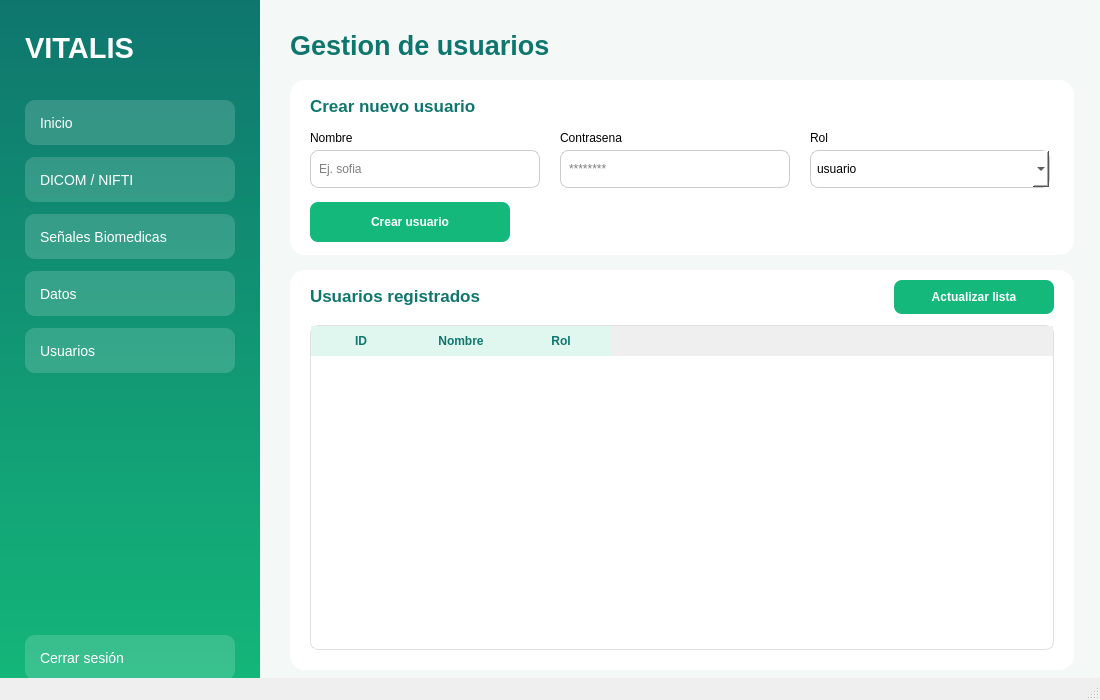
<?xml version="1.0" encoding="UTF-8"?>
<ui version="4.0">
 <class>DashboardWindow</class>
 <widget class="QMainWindow" name="DashboardWindow">
  <property name="geometry">
   <rect>
    <x>0</x>
    <y>0</y>
    <width>1100</width>
    <height>700</height>
   </rect>
  </property>
  <property name="windowTitle">
   <string>Vitalis - Panel principal</string>
  </property>
  <property name="styleSheet">
   <string notr="true">#centralwidget { background-color: #F4F8F6; }
#sidebar { background-color: qlineargradient(x1:0, y1:0, x2:0, y2:1, stop:0 #0F766E, stop:1 #14B87A); }
#labelLogoSidebar { color: #FFFFFF; }
#sidebar QPushButton { background-color: rgba(255, 255, 255, 40); color: #FFFFFF; border: none; border-radius: 10px; text-align: left; padding-left: 15px; font-size: 14px; }
#sidebar QPushButton:hover { background-color: rgba(255, 255, 255, 80); }
#btnCerrarSesion { background-color: rgba(255, 255, 255, 25); }
#btnCerrarSesion:hover { background-color: rgba(220, 80, 80, 160); }
#labelBienvenidaUsuario, #labelTituloUsuarios, #labelDicomInfo, #labelSenalesInfo, #labelDatosInfo { color: #0F766E; }
#cardImagenes, #cardSenales, #cardDatos, #cardPrincipal, #cardForm, #cardTabla { background-color: #FFFFFF; border-radius: 15px; }
#labelCardImg, #labelCardSen, #labelCardDat, #labelAreaTitulo, #labelFormTitulo, #labelTablaTitulo { color: #0F766E; }
#labelAreaGeneral { border: 3px dashed #7DCAA6; border-radius: 12px; background: #F9FFFC; color: #0F766E; }
QLineEdit, QComboBox { border: 1px solid #cccccc; border-radius: 8px; padding: 6px; background: #FFFFFF; }
QLineEdit:focus { border: 1px solid #14B87A; }
#btnCrearUsuario, #btnRefrescarUsuarios { background-color: #14B87A; color: #FFFFFF; border: none; border-radius: 8px; font-weight: bold; }
#btnCrearUsuario:hover, #btnRefrescarUsuarios:hover { background-color: #0F766E; }
QTableWidget { border: 1px solid #E0E0E0; border-radius: 8px; background: #FFFFFF; }
QHeaderView::section { background-color: #DFF7EE; color: #0F766E; padding: 6px; border: none; font-weight: bold; }</string>
  </property>
  <widget class="QWidget" name="centralwidget">
   <widget class="QFrame" name="sidebar">
    <property name="geometry">
     <rect>
      <x>0</x>
      <y>0</y>
      <width>260</width>
      <height>700</height>
     </rect>
    </property>
    <widget class="QLabel" name="labelLogoSidebar">
     <property name="geometry">
      <rect>
       <x>25</x>
       <y>25</y>
       <width>210</width>
       <height>45</height>
      </rect>
     </property>
     <property name="font">
      <font>
       <pointsize>22</pointsize>
       <weight>75</weight>
       <bold>true</bold>
      </font>
     </property>
     <property name="text">
      <string>VITALIS</string>
     </property>
    </widget>
    <widget class="QPushButton" name="btnNavInicio">
     <property name="geometry">
      <rect>
       <x>25</x>
       <y>100</y>
       <width>210</width>
       <height>45</height>
      </rect>
     </property>
     <property name="cursor">
      <cursorShape>PointingHandCursor</cursorShape>
     </property>
     <property name="text">
      <string>Inicio</string>
     </property>
    </widget>
    <widget class="QPushButton" name="btnNavDicom">
     <property name="geometry">
      <rect>
       <x>25</x>
       <y>157</y>
       <width>210</width>
       <height>45</height>
      </rect>
     </property>
     <property name="cursor">
      <cursorShape>PointingHandCursor</cursorShape>
     </property>
     <property name="text">
      <string>DICOM / NIFTI</string>
     </property>
    </widget>
    <widget class="QPushButton" name="btnNavSenales">
     <property name="geometry">
      <rect>
       <x>25</x>
       <y>214</y>
       <width>210</width>
       <height>45</height>
      </rect>
     </property>
     <property name="cursor">
      <cursorShape>PointingHandCursor</cursorShape>
     </property>
     <property name="text">
      <string>Señales Biomedicas</string>
     </property>
    </widget>
    <widget class="QPushButton" name="btnNavDatos">
     <property name="geometry">
      <rect>
       <x>25</x>
       <y>271</y>
       <width>210</width>
       <height>45</height>
      </rect>
     </property>
     <property name="cursor">
      <cursorShape>PointingHandCursor</cursorShape>
     </property>
     <property name="text">
      <string>Datos</string>
     </property>
    </widget>
    <widget class="QPushButton" name="btnNavUsuarios">
     <property name="geometry">
      <rect>
       <x>25</x>
       <y>328</y>
       <width>210</width>
       <height>45</height>
      </rect>
     </property>
     <property name="cursor">
      <cursorShape>PointingHandCursor</cursorShape>
     </property>
     <property name="text">
      <string>Usuarios</string>
     </property>
    </widget>
    <widget class="QPushButton" name="btnCerrarSesion">
     <property name="geometry">
      <rect>
       <x>25</x>
       <y>635</y>
       <width>210</width>
       <height>45</height>
      </rect>
     </property>
     <property name="cursor">
      <cursorShape>PointingHandCursor</cursorShape>
     </property>
     <property name="text">
      <string>Cerrar sesión</string>
     </property>
    </widget>
   </widget>
   <widget class="QStackedWidget" name="stackedContenido">
    <property name="geometry">
     <rect>
      <x>260</x>
      <y>0</y>
      <width>840</width>
      <height>700</height>
     </rect>
    </property>
    <property name="currentIndex">
     <number>1</number>
    </property>
    <widget class="QWidget" name="pageInicio">
     <widget class="QLabel" name="labelBienvenidaUsuario">
      <property name="geometry">
       <rect>
        <x>30</x>
        <y>25</y>
        <width>780</width>
        <height>45</height>
       </rect>
      </property>
      <property name="font">
       <font>
        <pointsize>20</pointsize>
        <weight>75</weight>
        <bold>true</bold>
       </font>
      </property>
      <property name="text">
       <string>Te damos la bienvenida</string>
      </property>
     </widget>
     <widget class="QFrame" name="cardImagenes">
      <property name="geometry">
       <rect>
        <x>30</x>
        <y>95</y>
        <width>248</width>
        <height>110</height>
       </rect>
      </property>
      <widget class="QLabel" name="labelCardImg">
       <property name="geometry">
        <rect>
         <x>20</x>
         <y>20</y>
         <width>200</width>
         <height>30</height>
        </rect>
       </property>
       <property name="font">
        <font>
         <pointsize>14</pointsize>
         <weight>75</weight>
         <bold>true</bold>
        </font>
       </property>
       <property name="text">
        <string>Imagenes</string>
       </property>
      </widget>
      <widget class="QLabel" name="labelCardImgSub">
       <property name="geometry">
        <rect>
         <x>20</x>
         <y>55</y>
         <width>200</width>
         <height>25</height>
        </rect>
       </property>
       <property name="text">
        <string>DICOM y NIFTI</string>
       </property>
      </widget>
     </widget>
     <widget class="QFrame" name="cardSenales">
      <property name="geometry">
       <rect>
        <x>298</x>
        <y>95</y>
        <width>248</width>
        <height>110</height>
       </rect>
      </property>
      <widget class="QLabel" name="labelCardSen">
       <property name="geometry">
        <rect>
         <x>20</x>
         <y>20</y>
         <width>200</width>
         <height>30</height>
        </rect>
       </property>
       <property name="font">
        <font>
         <pointsize>14</pointsize>
         <weight>75</weight>
         <bold>true</bold>
        </font>
       </property>
       <property name="text">
        <string>Señales</string>
       </property>
      </widget>
      <widget class="QLabel" name="labelCardSenSub">
       <property name="geometry">
        <rect>
         <x>20</x>
         <y>55</y>
         <width>200</width>
         <height>25</height>
        </rect>
       </property>
       <property name="text">
        <string>ECG / EEG</string>
       </property>
      </widget>
     </widget>
     <widget class="QFrame" name="cardDatos">
      <property name="geometry">
       <rect>
        <x>566</x>
        <y>95</y>
        <width>248</width>
        <height>110</height>
       </rect>
      </property>
      <widget class="QLabel" name="labelCardDat">
       <property name="geometry">
        <rect>
         <x>20</x>
         <y>20</y>
         <width>200</width>
         <height>30</height>
        </rect>
       </property>
       <property name="font">
        <font>
         <pointsize>14</pointsize>
         <weight>75</weight>
         <bold>true</bold>
        </font>
       </property>
       <property name="text">
        <string>Datos</string>
       </property>
      </widget>
      <widget class="QLabel" name="labelCardDatSub">
       <property name="geometry">
        <rect>
         <x>20</x>
         <y>55</y>
         <width>200</width>
         <height>25</height>
        </rect>
       </property>
       <property name="text">
        <string>CSV / Excel</string>
       </property>
      </widget>
     </widget>
     <widget class="QFrame" name="cardPrincipal">
      <property name="geometry">
       <rect>
        <x>30</x>
        <y>225</y>
        <width>784</width>
        <height>440</height>
       </rect>
      </property>
      <widget class="QLabel" name="labelAreaTitulo">
       <property name="geometry">
        <rect>
         <x>25</x>
         <y>20</y>
         <width>730</width>
         <height>30</height>
        </rect>
       </property>
       <property name="font">
        <font>
         <pointsize>15</pointsize>
         <weight>75</weight>
         <bold>true</bold>
        </font>
       </property>
       <property name="text">
        <string>Resumen del sistema</string>
       </property>
      </widget>
      <widget class="QLabel" name="labelAreaGeneral">
       <property name="geometry">
        <rect>
         <x>25</x>
         <y>65</y>
         <width>734</width>
         <height>350</height>
        </rect>
       </property>
       <property name="font">
        <font>
         <pointsize>13</pointsize>
        </font>
       </property>
       <property name="text">
        <string>Selecciona un módulo en el menú de la izquierda para comenzar.</string>
       </property>
       <property name="alignment">
        <set>Qt::AlignCenter</set>
       </property>
       <property name="wordWrap">
        <bool>true</bool>
       </property>
      </widget>
     </widget>
    </widget>
    <widget class="QWidget" name="pageUsuarios">
     <widget class="QLabel" name="labelTituloUsuarios">
      <property name="geometry">
       <rect>
        <x>30</x>
        <y>25</y>
        <width>780</width>
        <height>40</height>
       </rect>
      </property>
      <property name="font">
       <font>
        <pointsize>20</pointsize>
        <weight>75</weight>
        <bold>true</bold>
       </font>
      </property>
      <property name="text">
       <string>Gestion de usuarios</string>
      </property>
     </widget>
     <widget class="QFrame" name="cardForm">
      <property name="geometry">
       <rect>
        <x>30</x>
        <y>80</y>
        <width>784</width>
        <height>175</height>
       </rect>
      </property>
      <widget class="QLabel" name="labelFormTitulo">
       <property name="geometry">
        <rect>
         <x>20</x>
         <y>12</y>
         <width>400</width>
         <height>28</height>
        </rect>
       </property>
       <property name="font">
        <font>
         <pointsize>13</pointsize>
         <weight>75</weight>
         <bold>true</bold>
        </font>
       </property>
       <property name="text">
        <string>Crear nuevo usuario</string>
       </property>
      </widget>
      <widget class="QLabel" name="labelNuevoNombre">
       <property name="geometry">
        <rect>
         <x>20</x>
         <y>48</y>
         <width>230</width>
         <height>20</height>
        </rect>
       </property>
       <property name="text">
        <string>Nombre</string>
       </property>
      </widget>
      <widget class="QLineEdit" name="lineEditNuevoNombre">
       <property name="geometry">
        <rect>
         <x>20</x>
         <y>70</y>
         <width>230</width>
         <height>38</height>
        </rect>
       </property>
       <property name="text">
        <string/>
       </property>
       <property name="placeholderText">
        <string>Ej. sofia</string>
       </property>
      </widget>
      <widget class="QLabel" name="labelNuevoPassword">
       <property name="geometry">
        <rect>
         <x>270</x>
         <y>48</y>
         <width>230</width>
         <height>20</height>
        </rect>
       </property>
       <property name="text">
        <string>Contrasena</string>
       </property>
      </widget>
      <widget class="QLineEdit" name="lineEditNuevoPassword">
       <property name="geometry">
        <rect>
         <x>270</x>
         <y>70</y>
         <width>230</width>
         <height>38</height>
        </rect>
       </property>
       <property name="echoMode">
        <enum>QLineEdit::Password</enum>
       </property>
       <property name="placeholderText">
        <string>********</string>
       </property>
      </widget>
      <widget class="QLabel" name="labelNuevoRol">
       <property name="geometry">
        <rect>
         <x>520</x>
         <y>48</y>
         <width>240</width>
         <height>20</height>
        </rect>
       </property>
       <property name="text">
        <string>Rol</string>
       </property>
      </widget>
      <widget class="QComboBox" name="comboRol">
       <property name="geometry">
        <rect>
         <x>520</x>
         <y>70</y>
         <width>240</width>
         <height>38</height>
        </rect>
       </property>
       <item>
        <property name="text">
         <string>usuario</string>
        </property>
       </item>
       <item>
        <property name="text">
         <string>administrador</string>
        </property>
       </item>
      </widget>
      <widget class="QPushButton" name="btnCrearUsuario">
       <property name="geometry">
        <rect>
         <x>20</x>
         <y>122</y>
         <width>200</width>
         <height>40</height>
        </rect>
       </property>
       <property name="cursor">
        <cursorShape>PointingHandCursor</cursorShape>
       </property>
       <property name="text">
        <string>Crear usuario</string>
       </property>
      </widget>
      <widget class="QLabel" name="labelMensajeUsuarios">
       <property name="geometry">
        <rect>
         <x>240</x>
         <y>122</y>
         <width>520</width>
         <height>40</height>
        </rect>
       </property>
       <property name="text">
        <string/>
       </property>
       <property name="wordWrap">
        <bool>true</bool>
       </property>
      </widget>
     </widget>
     <widget class="QFrame" name="cardTabla">
      <property name="geometry">
       <rect>
        <x>30</x>
        <y>270</y>
        <width>784</width>
        <height>400</height>
       </rect>
      </property>
      <widget class="QLabel" name="labelTablaTitulo">
       <property name="geometry">
        <rect>
         <x>20</x>
         <y>12</y>
         <width>400</width>
         <height>28</height>
        </rect>
       </property>
       <property name="font">
        <font>
         <pointsize>13</pointsize>
         <weight>75</weight>
         <bold>true</bold>
        </font>
       </property>
       <property name="text">
        <string>Usuarios registrados</string>
       </property>
      </widget>
      <widget class="QPushButton" name="btnRefrescarUsuarios">
       <property name="geometry">
        <rect>
         <x>604</x>
         <y>10</y>
         <width>160</width>
         <height>34</height>
        </rect>
       </property>
       <property name="cursor">
        <cursorShape>PointingHandCursor</cursorShape>
       </property>
       <property name="text">
        <string>Actualizar lista</string>
       </property>
      </widget>
      <widget class="QTableWidget" name="tableUsuarios">
       <property name="geometry">
        <rect>
         <x>20</x>
         <y>55</y>
         <width>744</width>
         <height>325</height>
        </rect>
       </property>
       <property name="editTriggers">
        <set>QAbstractItemView::NoEditTriggers</set>
       </property>
       <property name="selectionBehavior">
        <enum>QAbstractItemView::SelectRows</enum>
       </property>
       <column>
        <property name="text">
         <string>ID</string>
        </property>
       </column>
       <column>
        <property name="text">
         <string>Nombre</string>
        </property>
       </column>
       <column>
        <property name="text">
         <string>Rol</string>
        </property>
       </column>
      </widget>
     </widget>
    </widget>
    <widget class="QWidget" name="pageDicom">
     <widget class="QLabel" name="labelDicomInfo">
      <property name="geometry">
       <rect>
        <x>30</x>
        <y>300</y>
        <width>780</width>
        <height>80</height>
       </rect>
      </property>
      <property name="font">
       <font>
        <pointsize>15</pointsize>
        <weight>75</weight>
        <bold>true</bold>
       </font>
      </property>
      <property name="text">
       <string>Modulo DICOM / NIFTI
(en construccion - a cargo del equipo)</string>
      </property>
      <property name="alignment">
       <set>Qt::AlignCenter</set>
      </property>
      <property name="wordWrap">
       <bool>true</bool>
      </property>
     </widget>
    </widget>
    <widget class="QWidget" name="pageSenales">
     <widget class="QLabel" name="labelSenalesInfo">
      <property name="geometry">
       <rect>
        <x>30</x>
        <y>300</y>
        <width>780</width>
        <height>80</height>
       </rect>
      </property>
      <property name="font">
       <font>
        <pointsize>15</pointsize>
        <weight>75</weight>
        <bold>true</bold>
       </font>
      </property>
      <property name="text">
       <string>Modulo Senales Biomedicas
(en construccion - a cargo del equipo)</string>
      </property>
      <property name="alignment">
       <set>Qt::AlignCenter</set>
      </property>
      <property name="wordWrap">
       <bool>true</bool>
      </property>
     </widget>
    </widget>
    <widget class="QWidget" name="pageDatos">
     <widget class="QLabel" name="labelDatosInfo">
      <property name="geometry">
       <rect>
        <x>30</x>
        <y>300</y>
        <width>780</width>
        <height>80</height>
       </rect>
      </property>
      <property name="font">
       <font>
        <pointsize>15</pointsize>
        <weight>75</weight>
        <bold>true</bold>
       </font>
      </property>
      <property name="text">
       <string>Modulo Datos Tabulares
(en construccion - a cargo del equipo)</string>
      </property>
      <property name="alignment">
       <set>Qt::AlignCenter</set>
      </property>
      <property name="wordWrap">
       <bool>true</bool>
      </property>
     </widget>
    </widget>
   </widget>
  </widget>
  <widget class="QStatusBar" name="statusbar"/>
 </widget>
 <resources/>
 <connections/>
</ui>
